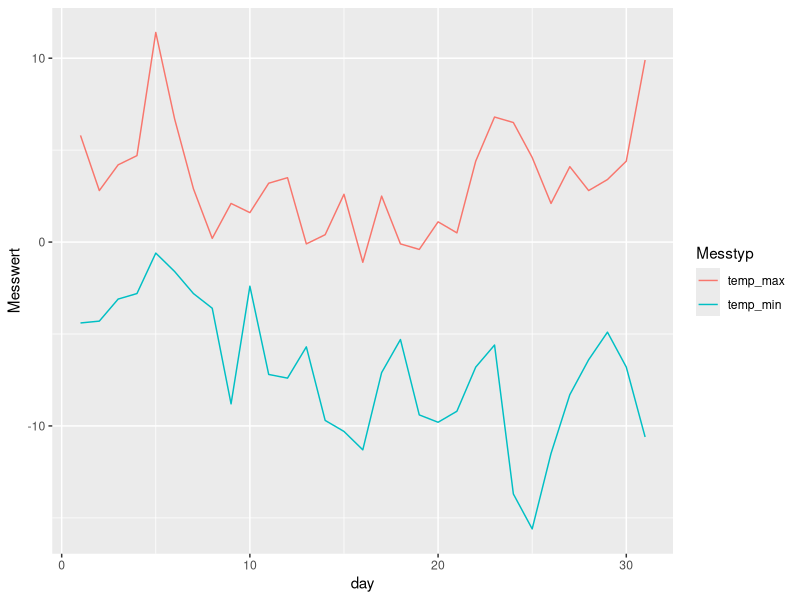
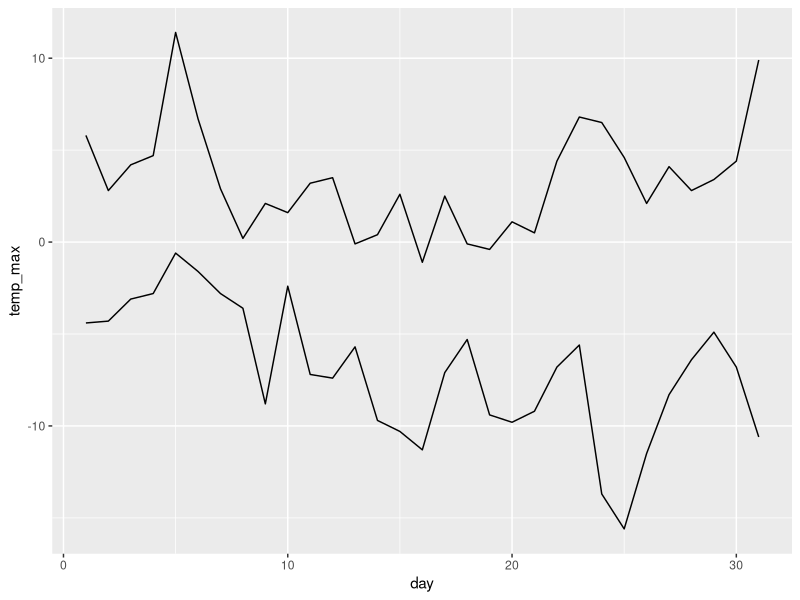

Write R code to recreate these figures, in order.
## ---- chunk 1
library("readr")

wetter <- read_delim("datasets/prepro/weather.csv", ",")



wetter$stn <- as.factor(wetter$stn)
wetter$time <- as.POSIXct(as.character(wetter$time), format = "%Y%m%d%H")


## ---- chunk 2
mean(wetter$tre200h0, na.rm = TRUE)
## ---- chunk 3
library("lubridate")

wetter$month <- month(wetter$time)
## ---- chunk 4
library("dplyr")

wetter <- mutate(wetter, month = month(time))
## ---- chunk 5
mean(wetter$tre200h0[wetter$month == 1], na.rm = TRUE)
## ---- chunk 6
summarise(group_by(wetter, month), temp_mittel = mean(tre200h0, na.rm = TRUE))
## ---- chunk 7
#| eval: !expr T
# Maximal und minimal Temperatur pro Kalenderwoche
weather_summary <- wetter |>                # 1) nimm den Datensatz "wetter"
  filter(month == 1) |>                     # 2) filter auf den Monat Januar
  mutate(day = day(time)) |>                # 3) erstelle eine neue Spalte "day"
  group_by(day) |>                          # 4) Nutze die neue Spalte um Gruppen zu bilden
  summarise(
    temp_max = max(tre200h0, na.rm = TRUE), # 5) Berechne das Maximum
    temp_min = min(tre200h0, na.rm = TRUE)  # 6) Berechne das Minimum
  )

weather_summary
## ---- chunk 8
library("tidyr")
weather_summary |>
  pivot_longer(c(temp_max, temp_min))
## ---- chunk 9
weather_summary |>
  pivot_longer(-day)
## ---- chunk 10
weather_summary_long <- weather_summary |>
  pivot_longer(-day, names_to = "Messtyp", values_to = "Messwert")
## ---- chunk 11
#| echo: false
#| purl: false

knitr::kable(head(weather_summary_long))
## ---- chunk 12
#| echo: false
#| purl: false

knitr::kable(head(weather_summary, 6))
## ---- chunk 13
nrow(weather_summary)
nrow(weather_summary_long)
## ---- chunk 14

library("ggplot2")
ggplot(weather_summary_long, aes(day, Messwert, colour = Messtyp)) +
  geom_line()
## ---- chunk 15
weather_summary_long |>
  pivot_wider(names_from = Messtyp, values_from = Messwert)
## ---- chunk 16
ggplot(weather_summary) +
  geom_line(aes(day, temp_max)) +
  geom_line(aes(day, temp_min))
